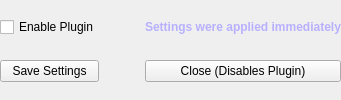
             <widget class="QFrame" name="frame_13">
              <property name="frameShape">
               <enum>QFrame::NoFrame</enum>
              </property>
              <property name="frameShadow">
               <enum>QFrame::Plain</enum>
              </property>
              <property name="lineWidth">
               <number>0</number>
              </property>
              <layout class="QGridLayout" name="gridLayout_2">
               <property name="leftMargin">
                <number>0</number>
               </property>
               <property name="topMargin">
                <number>0</number>
               </property>
               <property name="rightMargin">
                <number>0</number>
               </property>
               <property name="bottomMargin">
                <number>0</number>
               </property>
               <item row="2" column="0">
                <widget class="QCheckBox" name="activatePlugin">
                 <property name="text">
                  <string>Enable Plugin</string>
                 </property>
                </widget>
               </item>
               <item row="3" column="0">
                <widget class="QPushButton" name="saveSettings">
                 <property name="text">
                  <string>Save Settings</string>
                 </property>
                </widget>
               </item>
               <item row="2" column="1">
                <spacer name="horizontalSpacer_7">
                 <property name="orientation">
                  <enum>Qt::Horizontal</enum>
                 </property>
                 <property name="sizeHint" stdset="0">
                  <size>
                   <width>40</width>
                   <height>20</height>
                  </size>
                 </property>
                </spacer>
               </item>
               <item row="3" column="1">
                <spacer name="horizontalSpacer_6">
                 <property name="orientation">
                  <enum>Qt::Horizontal</enum>
                 </property>
                 <property name="sizeHint" stdset="0">
                  <size>
                   <width>40</width>
                   <height>20</height>
                  </size>
                 </property>
                </spacer>
               </item>
               <item row="3" column="2">
                <widget class="QPushButton" name="pb_close">
                 <property name="styleSheet">
                  <string notr="true"/>
                 </property>
                 <property name="text">
                  <string>Close (Disables Plugin)</string>
                 </property>
                </widget>
               </item>
               <item row="2" column="2">
                <widget class="QLabel" name="label_33">
                 <property name="sizePolicy">
                  <sizepolicy hsizetype="Maximum" vsizetype="Preferred">
                   <horstretch>0</horstretch>
                   <verstretch>0</verstretch>
                  </sizepolicy>
                 </property>
                 <property name="text">
                  <string>&lt;html&gt;&lt;head/&gt;&lt;body&gt;&lt;p align=&quot;center&quot;&gt;&lt;span style=&quot; font-weight:600; color:#b7b0ff;&quot;&gt;Settings were applied immediately&lt;/span&gt;&lt;/p&gt;&lt;/body&gt;&lt;/html&gt;</string>
                 </property>
                 <property name="alignment">
                  <set>Qt::AlignRight|Qt::AlignTrailing|Qt::AlignVCenter</set>
                 </property>
                </widget>
               </item>
              </layout>
             </widget>
